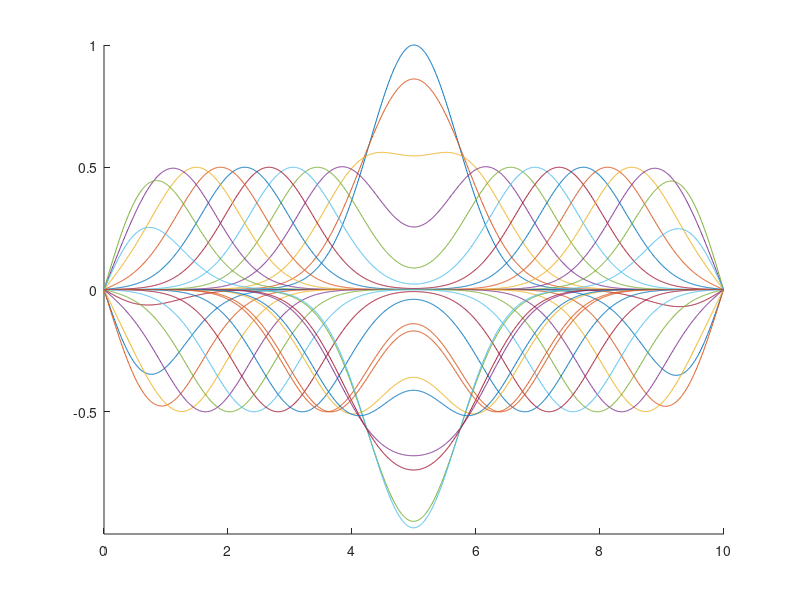

Source code (MATLAB):
clear all;
close all;

c=1;
dx = 2^(-7);
dt = dx/c;
t(1) = 0;

L = 10; % length of the wave

N=L/dx; % space
M=1500; % time
w = zeros(M,N);


x_0=0;
s=1;

% initial conditions for first row (x)
for n=1:N 
    x(n) = ( -N/2 + (n-1))*dx;
    w(1,n) = exp(-s*(x(n)-x_0)^2);
    w(2,n) = exp(-s*(x(n)-x_0)^2);
end

% initial conditions for first column (t) 
a = w(1,1); % set boundary condition equal to initial condition otherwise discontinuity
for m=1:M
    t(m) = dt*(m-1);
    w(m,1) = a;
    w(m,N) = a;
end

for j=2:M-1                       % rows/time  
    fprintf('column: %i\n', j)
    for  n=2:N-1                 % columns/x 
        w(j+1,n) = 2*w(j,n) - w(j-1,n) ...
            + (c*dt/dx)^2* (w(j,n+1)-2*w(j,n) + w(j,n-1));    % Centered difference
    end
end


x = x+L/2;

% plot movie of wavefigure
hold on
for i=1:50:M
     fprintf('plot: %i, out of %i\n', i, M)
     plot(x,w(i,:));
     ylim([min(min(w)),max(max(w))])
     pause(0.0001)
 end




